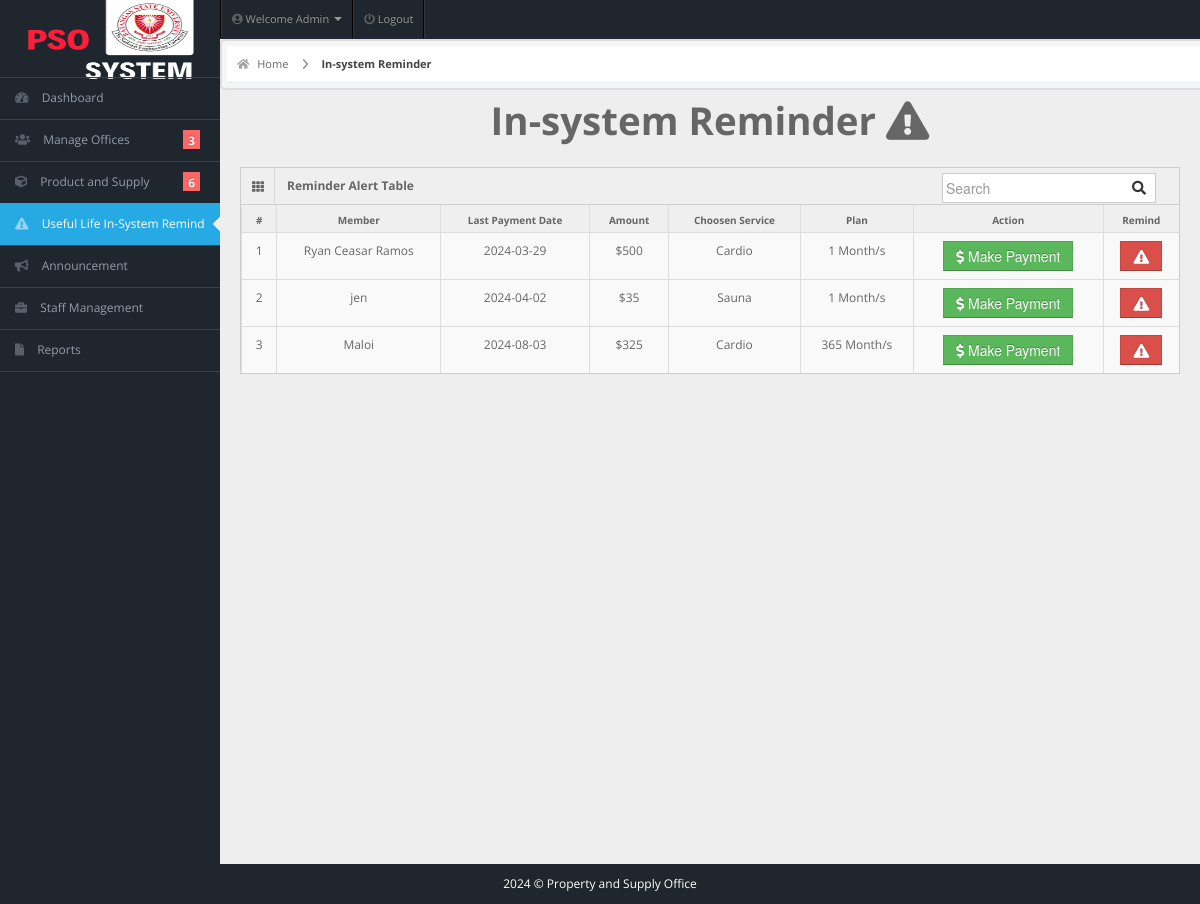
Screenshot of /admin/payment.php (signed in) with the database file from the repository.
### tables this page shows
CREATE TABLE IF NOT EXISTS `members` (
  `user_id` int NOT NULL AUTO_INCREMENT,
  `fullname` varchar(20) NOT NULL,
  `username` varchar(20) NOT NULL,
  `email` varchar(255) NOT NULL,
  `password` varchar(100) NOT NULL,
  `gender` varchar(20) NOT NULL,
  `dor` date NOT NULL,
  `profile_picture` varchar(255) DEFAULT NULL,
  `services` varchar(50) NOT NULL,
  `amount` int NOT NULL,
  `paid_date` date NOT NULL,
  `p_year` int NOT NULL,
  `plan` varchar(100) NOT NULL,
  `address` varchar(20) NOT NULL,
  `contact` varchar(10) NOT NULL,
  `status` varchar(20) NOT NULL DEFAULT 'Active',
  `attendance_count` int NOT NULL,
  `ini_weight` int NOT NULL DEFAULT '0',
  `curr_weight` int NOT NULL DEFAULT '0',
  `ini_bodytype` varchar(50) NOT NULL,
  `curr_bodytype` varchar(50) NOT NULL,
  `progress_date` date NOT NULL,
  `reminder` int NOT NULL DEFAULT '0',
  PRIMARY KEY (`user_id`)
);

### admin/payment.php (the view, shortened to what this page needs)
<!DOCTYPE html>
<html lang="en">
<head>
  <link rel="stylesheet" href="../css/bootstrap.min.css" />
  <link rel="stylesheet" href="../css/bootstrap-responsive.min.css" />
  <link rel="stylesheet" href="../css/fullcalendar.css" />
  <link rel="stylesheet" href="../css/matrix-style.css" />
  <link rel="stylesheet" href="../css/matrix-media.css" />
  <link href="../font-awesome/css/fontawesome.css" rel="stylesheet" />
  <link href="../font-awesome/css/all.css" rel="stylesheet" />
  <link rel="stylesheet" href="../css/jquery.gritter.css" />
</head>
<body>
  <?php include 'includes/topheader.php' ?>
  <?php $page = 'payment';
  include 'includes/sidebar.php' ?>
  <div id="content">
    <div id="content-header">
      <div id="breadcrumb"> <a href="index.php" title="Go to Home" class="tip-bottom"><i class="fas fa-home"></i> Home</a>
        <a href="#" class="current">In-system Reminder</a>
      </div>
    </div>
    <div class="container-fluid">
      <h1 class="text-center">In-system Reminder <i class="fas fa-exclamation-triangle"></i></h1>
      <div class="row-fluid">
        <div class="span12">
          <div class='widget-box'>
            <div class='widget-title'> <span class='icon'> <i class='fas fa-th'></i> </span>
              <h5>Reminder Alert Table</h5>
              <form id="custom-search-form" role="search" method="POST" action="search-result.php" class="form-search form-horizontal pull-right">
                <div class="input-append span12">
                  <input type="text" class="search-query" placeholder="Search" name="search" required>
                  <button type="submit" class="btn"><i class="fas fa-search"></i></button>
                </div>
              </form>
            </div>
            <div class='widget-content nopadding'>
              <?php
              $qry = "SELECT * FROM members";
              $cnt = 1;
              $result = mysqli_query($conn, $qry);
              echo "<table class='table table-bordered data-table table-hover'>
              <thead>
                <tr>
                  <th>#</th>
                  <th>Member</th>
                  <th>Last Payment Date</th>
                  <th>Amount</th>
                  <th>Choosen Service</th>
                  <th>Plan</th>
                  <th>Action</th>
                  <th>Remind</th>
                </tr>
              </thead>";
              while ($row = mysqli_fetch_array($result)) { ?>
                <tbody>
                  <td>
                    <div class='text-center'><?php echo $cnt; ?></div>
                  </td>
                  <td>
                    <div class='text-center'><?php echo $row['fullname'] ?></div>
                  </td>
                  <td>
                    <div class='text-center'><?php echo ($row['paid_date'] == 0 ? "New Member" : $row['paid_date']) ?></div>
                  </td>
                  <td>
                    <div class='text-center'><?php echo '$' . $row['amount'] ?></div>
                  </td>
                  <td>
                    <div class='text-center'><?php echo $row['services'] ?></div>
                  </td>
                  <td>
                    <div class='text-center'><?php echo $row['plan'] . " Month/s" ?></div>
                  </td>
                  <td>
                    <div class='text-center'><a href='user-payment.php?id=<?php echo $row['user_id'] ?>'><button class='btn btn-success btn'><i class='fas fa-dollar-sign'></i> Make Payment</button></a></div>
                  </td>
                  <td>
                    <div class='text-center'>
                      <a href='sendReminder.php?id=<?php echo $row['user_id'] ?>'>
                        <button class='btn btn-danger' <?php echo ($row['reminder'] == 1 ? "disabled" : "") ?>>
                          <i class='fas fa-exclamation-triangle'></i>
                        </button>
                      </a>
                    </div>
                  </td>
                </tbody>
              <?php $cnt++;
              }
              ?>
              </table>
            </div>
          </div>
        </div>
      </div>
    </div>
  </div>
  <?php
  include 'includes/footer.php';
  ?>
</body>
</html>

### css/matrix-style.css (style rules this page uses)
* { outline: none !important; -moz-outline: none !important; }
html, body { height: 100%; }
body { overflow-x: hidden; margin-top: -10px; font-family: "Open Sans", sans-serif; font-size: 12px; color: #666; }
a { color: #666; }
select, textarea, input[type="text"], input[type="password"], input[type="datetime"], input[type="datetime-local"], input[type="date"], input[type="month"], input[type="time"], input[type="week"], input[type="number"], input[type="email"], input[type="url"], input[type="search"], input[type="tel"], input[type="color"], .uneditable-input, .label, .dropdown-menu, .btn, .well, .progress, .table-bordered, .btn-group > .btn:first-child, .btn-group > .btn:last-child, .btn-group > .btn:last-child, .btn-group > .dropdown-toggle, .alert { border-radius: 0px; }
.btn, textarea, input[type="text"], input[type="password"], input[type="datetime"], input[type="datetime-local"], input[type="date"], input[type="month"], input[type="time"], input[type="week"], input[type="number"], input[type="email"], input[type="url"], input[type="search"], input[type="tel"], input[type="color"], .uneditable-input { box-shadow: none; }
.progress, .progress-success .bar, .progress .bar-success, .progress-warning .bar, .progress .bar-warning, .progress-danger .bar, .progress .bar-danger, .progress-info .bar, .progress .bar-info, .btn, .btn-primary { background-image: none; }
#content { background: none repeat scroll 0 0 #eeeeee; margin-left: 220px; margin-right: 0; padding-bottom: 25px; position: relative; min-height: 100%; width: auto; }
#content-header { position: abslute; width: 100%; margin-top: -38px; z-index: 20; }
#breadcrumb { background-color: #fff; border-bottom: 1px solid #e3ebed; }
#breadcrumb a { padding: 8px 20px 8px 10px; display: inline-block; background-image: url("../img/breadcrumb.png"); background-position: center right; background-repeat: no-repeat; font-size: 11px; color: #666666; }
#breadcrumb a:last-child { background-image: none; }
#breadcrumb a.current { font-weight: bold; color: #444444; }
#breadcrumb a i { margin-right: 5px; opacity: 0.6; }
.widget-box { background: none repeat scroll 0 0 #f9f9f9; border-left: 1px solid #cdcdcd; border-top: 1px solid #cdcdcd; border-right: 1px solid #cdcdcd; clear: both; margin-top: 16px; margin-bottom: 16px; position: relative; }
.widget-title, .modal-header, .table th, div.dataTables_wrapper .ui-widget-header { background: #efefef; border-bottom: 1px solid #cdcdcd; height: 36px; }
.widget-title span.icon { padding: 9px 10px 7px 11px; float: left; border-right: 1px solid #dadada; }
.widget-title h5 { color: #666; float: left; font-size: 12px; font-weight: bold; padding: 12px; line-height: 12px; margin: 0; }
.widget-content { padding: 15px; border-bottom: 1px solid #cdcdcd; }
.table th { height: auto; font-size: 10px; padding: 5px 10px 2px; border-bottom: 0; text-align: center; color: #666666; }
.nopadding { padding: 0 !important; }
.nopadding .table { margin-bottom: 0; }
.nopadding .table-bordered { border: 0; }
form { margin-bottom: 0; }
.input-append .add-on:last-child, .input-append .btn:last-child { border-radius: 0px; padding: 6px 5px 2px; }
.input-prepend input, .input-append input, .input-prepend input[class*="span"], .input-append input[class*="span"] { width: none; }
.input-append input, .input-append select, .input-prepend span, .input-prepend input { border-radius: 0px !important; }

### css/matrix-media.css (style rules this page uses)
body { background:#2E363F; }

### admin/includes/topheader.php (style rules this page uses)
#content #content-header { border: 2px solid #ddd; padding: 5px; background-color: #f5f5f5; border-radius: 5px; }

### admin/includes/sidebar.php (style rules this page uses)
body { background-color: #1f262d; }

### admin/payment.php (style rules this page uses)
#custom-search-form { margin: 0; margin-top: 5px; padding: 0; }
#custom-search-form .search-query { padding-right: 3px; padding-right: 4px \9; padding-left: 3px; padding-left: 4px \9; margin-bottom: 0; -webkit-border-radius: 3px; -moz-border-radius: 3px; border-radius: 3px; }
#custom-search-form button { border: 0; background: none; padding: 2px 5px; margin-top: 2px; position: relative; left: -28px; margin-bottom: 0; -webkit-border-radius: 3px; -moz-border-radius: 3px; border-radius: 3px; }

### rows the page displays
members: fullname "Ryan Ceasar Ramos", paid_date "2024-03-29", amount "500", services "Cardio", plan "1"
members: fullname "jen", paid_date "2024-04-02", amount "35", services "Sauna", plan "1"
members: fullname "Maloi", paid_date "2024-08-03", amount "325", services "Cardio", plan "365"

### other values shown
$query->num_rows "3"
$query->num_rows "6"
